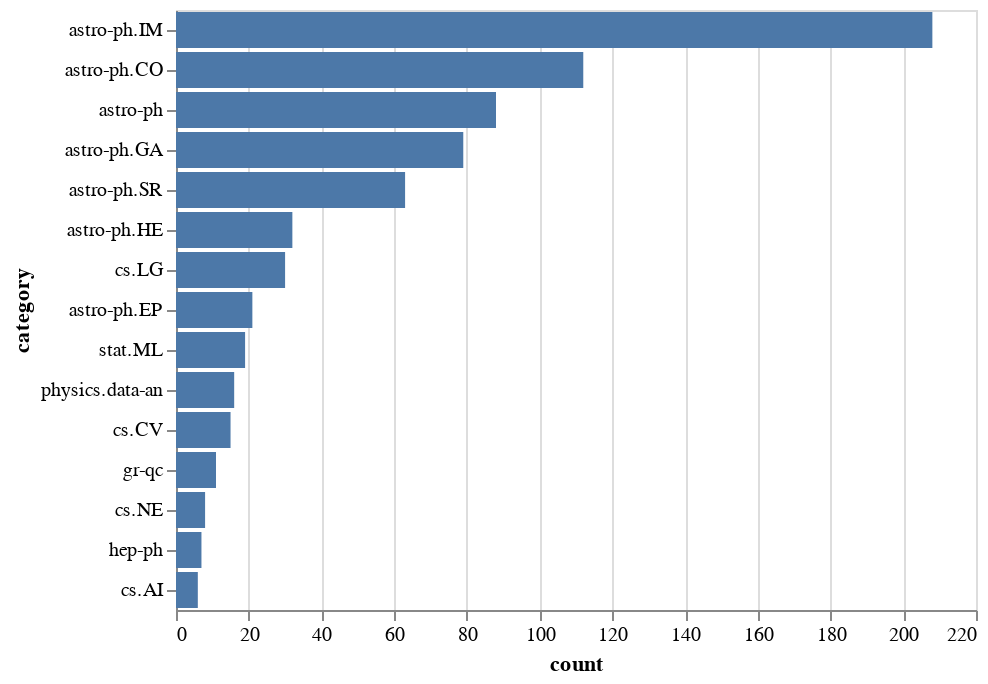

Notebook code for this chart:
### Code cell
data = pd.DataFrame(one_gram_category, columns=["category", "count"])

alt.Chart(data).mark_bar().encode(
    x='count',
    y=alt.Y('category', sort=alt.SortField(field="freq", op="sum", order="ascending")), 
)

### Figure 1 — Vega-Lite specification as saved in the notebook (floating-point values rounded to 4 significant figures)
{"$schema": "https://vega.github.io/schema/vega-lite/v2.4.3.json", "config": {"view": {"height": 300, "width": 400}}, "data": {"values": [{"category": "astro-ph.IM", "count": 208}, {"category": "astro-ph.CO", "count": 112}, {"category": "astro-ph", "count": 88}, {"category": "astro-ph.GA", "count": 79}, {"category": "astro-ph.SR", "count": 63}, {"category": "astro-ph.HE", "count": 32}, {"category": "cs.LG", "count": 30}, {"category": "astro-ph.EP", "count": 21}, {"category": "stat.ML", "count": 19}, {"category": "physics.data-an", "count": 16}, {"category": "cs.CV", "count": 15}, {"category": "gr-qc", "count": 11}, {"category": "cs.NE", "count": 8}, {"category": "hep-ph", "count": 7}, {"category": "cs.AI", "count": 6}]}, "encoding": {"x": {"field": "count", "type": "quantitative"}, "y": {"field": "category", "sort": {"field": "freq", "op": "sum", "order": "ascending"}, "type": "nominal"}}, "mark": "bar"}
